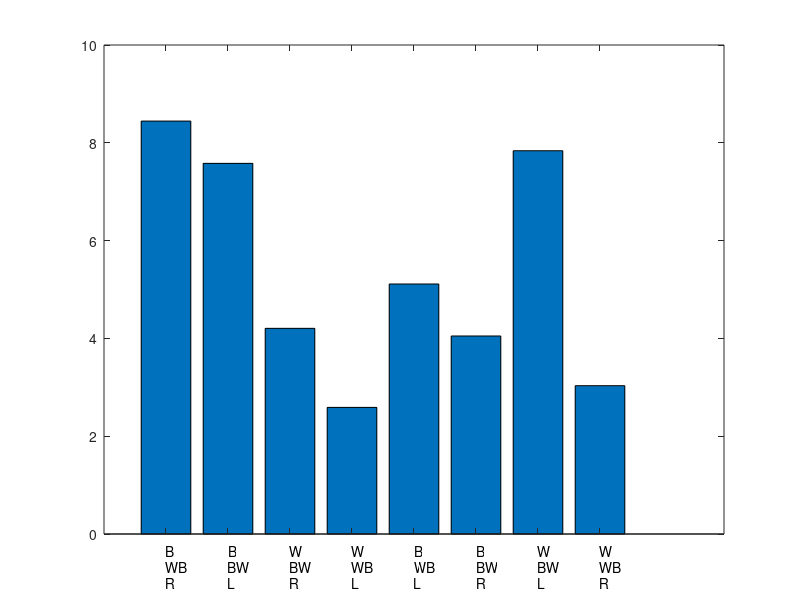

MATLAB code for this plot: (Note: this script raises an error after producing the figure.)
function GlmTutorial
    
    rng(0);

    lambda = 10*rand(1,8); % expected spike counts for 8 trial types
    
    x_txt = {'B','B','W','W','B','B','W','W';
             'WB','BW','BW','WB','WB','BW','BW','WB';
             'R','L','R','L','L','R','L','R',};
              
    figure(1)
    % plot(0:8,0:8,'k--');
    bar(1:8,lambda);
    set(gca,'XTick',1:8,'XTickLabel',[]);
    for i = 1:8
        text(i,-1/3,x_txt{1,i});
        text(i,-2/3,x_txt{2,i});
        text(i,-3/3,x_txt{3,i});
    end

    dm = [-1  -1   1   1  -1  -1   1   1; % sample
          -1   1   1  -1  -1   1   1  -1; % test
           1  -1   1  -1  -1   1  -1   1]'; % choice
            
    n_trial = 200;
    n_trial_cuePos = n_trial/4;
    p_cor = 0.8;
    
    correct_v = false(n_trial_cuePos,1);
    correct_v(1:n_trial_cuePos*p_cor) = true;
    
    cuePos = [];
    correct = [];
    
    for gi = 1:4
        cuePos = [cuePos;gi*ones(n_trial_cuePos,1)];
        correct = [correct;correct_v];
    end
    
    cuePos8 = round(cuePos + 4*(1-correct))';
        
    %%%%%%%%%%%%%%%%%%%%%%%%%%%%%%%%%%%%%%%%%%%%%%%%%%%%%%%%%%%%%%%%%%%%%%%
    %                  Cross validation parameters                        %
    %%%%%%%%%%%%%%%%%%%%%%%%%%%%%%%%%%%%%%%%%%%%%%%%%%%%%%%%%%%%%%%%%%%%%%%
    n_split = 5; % number of train/test repeats (use 1 for debugging)
    frac_train = 0.8; % fraction of training trais among all valid trials
    n_fold = 10; % number of cross-validation folds within trainig trials
    
    split_ind = [];
    trial_ind_all = [];
    cuePosSorted = [];
    for gi = 1:8 % loop through cuePos8
        trial_ind_cuePos = find(cuePos8==gi);
        if ~isempty(trial_ind_cuePos)
            n_trial_cuePos8 = length(trial_ind_cuePos);
            split_ind = [split_ind,crossvalind('kfold',n_trial_cuePos8,n_split)'];
            trial_ind_all = [trial_ind_all,trial_ind_cuePos];
            cuePosSorted = [cuePosSorted,gi*ones(1,n_trial_cuePos8)];
        end
    end

    for si = 1:n_split
        pick_test = split_ind==si;
        trial_ind_train{si} = trial_ind_all(~pick_test);
        trial_ind_test{si}  = trial_ind_all(pick_test);
        cuePosSorted_train{si} = cuePosSorted(~pick_test);
    end

    for si = 1:n_split
        fold_ind{si} = [];
        n_folds(si) = n_fold;
        for gi = 1:8
            n = sum(cuePosSorted_train{si}==gi);
            if n>0
                fold_ind{si} = [fold_ind{si},crossvalind('kfold', n, n_fold)'];
            end
        end
    end
    
    for gi = 1:8
        pick = cuePos8==gi;
        y(pick,1) = poissrnd(lambda(gi),sum(pick),1);
    end
    
    opts = struct('alpha', 0.95, 'lambda_min', exp(-6),'thresh',1E-6,'offset', [], 'intr', 1, 'standardize', 0);
    options = glmnetSet(opts);
    distr = 'poisson';
    n_fold = 10;
    
    X = dm(cuePos8,:); % proper design matrix
    X = [X,eye(n_trial)]; % overparameterized design matrix
    
    X_train = X(trial_ind_train{1},:);
    y_train = y(trial_ind_train{1});
    X_test = X(trial_ind_test{1},:);
    y_test = y(trial_ind_test{1});
    
    %% GLM is trained on the training set and evaluated on the TRAINING set
    % The error decreases as more beta coefficients are used to fit the data.
    options.data2eval = 'train';
    cvobj = cvglmnet(X_train, y_train, distr, options, 'deviance', n_fold, fold_ind{1});
    figure(2);clf;
    cvglmnetPlot(cvobj);
    set(gcf,'OuterPosition',[50 500 1000 650])
    y_lim = get(gca,'Ylim');
    
    %% GLM is trained on the training set and evaluated on the TEST set
    % The error decreases as more beta coefficients are used but increases when too many beta's are used to overfit the data.
    options.data2eval = 'test';
    cvobj = cvglmnet(X_train, y_train, distr, options, 'deviance', n_fold, fold_ind{1});
    figure(3);clf;
    cvglmnetPlot(cvobj);
    set(gcf,'OuterPosition',[1050 500 1000 650])
    ylim(y_lim);
    
    %%
    % evaluate @ lombda 1se away from the lambda_min
    lambda_1se = cvobj.lambda_1se;
    ind_1se = find(cvobj.lambda==cvobj.lambda_1se);
    dev_1se = cvobj.glmnet_fit.dev(ind_1se);
    a0_1se = cvobj.glmnet_fit.a0(ind_1se);
    beta_1se = cvobj.glmnet_fit.beta(:,ind_1se);
    
    % evaluate @ lambda_min
    lambda_min = cvobj.lambda_min;
    ind_min = find(cvobj.lambda==cvobj.lambda_min);
    dev_min = cvobj.glmnet_fit.dev(ind_min);
    a0_min = cvobj.glmnet_fit.a0(ind_min);
    beta_min = cvobj.glmnet_fit.beta(:,ind_min);
    
    % evauate @ lambda very close to zero (i.e., no regularization)
    lambda_zero = cvobj.lambda(end);
    ind_zero = length(cvobj.lambda);
    dev_zero = cvobj.glmnet_fit.dev(ind_zero);
    a0_zero = cvobj.glmnet_fit.a0(ind_zero);
    beta_zero = cvobj.glmnet_fit.beta(:,ind_zero);
    
    % evaluate without cross validation
    [beta_nocv,dev_nocv,stats] = glmfit(X_train,y_train,'poisson');
    a0_nocv = beta_nocv(1);
    beta_nocv = beta_nocv(2:end);
    
    Xb_1se   = X_test*beta_1se  + a0_1se;
    Xb_min   = X_test*beta_min  + a0_min;
    Xb_zero  = X_test*beta_zero + a0_zero;
    Xb_nocv  = X_test*beta_nocv + a0_nocv;
    Xb_null = log(mean(y_train)).*ones(size(y_test)); % the null model predicts a constant activity
    
    % evaluate the deviance on the TEST set (held-out data)
    dev_1se_test = mean(devi(y_test, Xb_1se));
    dev_min_test = mean(devi(y_test, Xb_min));
    dev_zero_test = mean(devi(y_test, Xb_zero));
    dev_nocv_test = mean(devi(y_test, Xb_nocv));
    dev_null_test = mean(devi(y_test, Xb_null));
    
    % fraction of deviance explained on the Test set (held-out data)
    fde_1se = (dev_null_test - dev_1se_test)/dev_null_test;
    fde_min = (dev_null_test - dev_min_test)/dev_null_test;
    fde_zero = (dev_null_test - dev_zero_test)/dev_null_test;
    fde_nocv = (dev_null_test - dev_nocv_test)/dev_null_test;
    
end

function result = devi(yy, eta)
    % copied from cvfishnet.m
    deveta = yy .* eta - exp(eta); % fitted model
    devy = yy .* log(yy) - yy; % saturated model
    devy(yy == 0) = 0;
    result = 2 * (devy - deveta);
end
